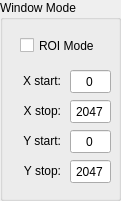
   <widget class="QGroupBox" name="groupBox_5">
    <property name="geometry">
     <rect>
      <x>460</x>
      <y>140</y>
      <width>121</width>
      <height>201</height>
     </rect>
    </property>
    <property name="title">
     <string>Window Mode</string>
    </property>
    <widget class="QCheckBox" name="chk_ROI_mode">
     <property name="geometry">
      <rect>
       <x>20</x>
       <y>35</y>
       <width>85</width>
       <height>21</height>
      </rect>
     </property>
     <property name="text">
      <string>ROI Mode</string>
     </property>
    </widget>
    <widget class="QLabel" name="label_10">
     <property name="geometry">
      <rect>
       <x>10</x>
       <y>160</y>
       <width>51</width>
       <height>21</height>
      </rect>
     </property>
     <property name="layoutDirection">
      <enum>Qt::LeftToRight</enum>
     </property>
     <property name="text">
      <string>Y stop:</string>
     </property>
     <property name="alignment">
      <set>Qt::AlignRight|Qt::AlignTrailing|Qt::AlignVCenter</set>
     </property>
    </widget>
    <widget class="QLineEdit" name="e_x_stop">
     <property name="geometry">
      <rect>
       <x>70</x>
       <y>100</y>
       <width>41</width>
       <height>23</height>
      </rect>
     </property>
     <property name="text">
      <string>2047</string>
     </property>
     <property name="alignment">
      <set>Qt::AlignCenter</set>
     </property>
    </widget>
    <widget class="QLabel" name="label_11">
     <property name="geometry">
      <rect>
       <x>10</x>
       <y>130</y>
       <width>51</width>
       <height>21</height>
      </rect>
     </property>
     <property name="layoutDirection">
      <enum>Qt::LeftToRight</enum>
     </property>
     <property name="text">
      <string>Y start:</string>
     </property>
     <property name="alignment">
      <set>Qt::AlignRight|Qt::AlignTrailing|Qt::AlignVCenter</set>
     </property>
    </widget>
    <widget class="QLabel" name="label_12">
     <property name="geometry">
      <rect>
       <x>10</x>
       <y>100</y>
       <width>51</width>
       <height>21</height>
      </rect>
     </property>
     <property name="layoutDirection">
      <enum>Qt::LeftToRight</enum>
     </property>
     <property name="text">
      <string>X stop:</string>
     </property>
     <property name="alignment">
      <set>Qt::AlignRight|Qt::AlignTrailing|Qt::AlignVCenter</set>
     </property>
    </widget>
    <widget class="QLabel" name="label_14">
     <property name="geometry">
      <rect>
       <x>10</x>
       <y>70</y>
       <width>51</width>
       <height>21</height>
      </rect>
     </property>
     <property name="layoutDirection">
      <enum>Qt::LeftToRight</enum>
     </property>
     <property name="text">
      <string>X start:</string>
     </property>
     <property name="alignment">
      <set>Qt::AlignRight|Qt::AlignTrailing|Qt::AlignVCenter</set>
     </property>
    </widget>
    <widget class="QLineEdit" name="e_y_stop">
     <property name="geometry">
      <rect>
       <x>70</x>
       <y>160</y>
       <width>41</width>
       <height>23</height>
      </rect>
     </property>
     <property name="text">
      <string>2047</string>
     </property>
     <property name="alignment">
      <set>Qt::AlignCenter</set>
     </property>
    </widget>
    <widget class="QLineEdit" name="e_y_start">
     <property name="geometry">
      <rect>
       <x>70</x>
       <y>130</y>
       <width>41</width>
       <height>23</height>
      </rect>
     </property>
     <property name="text">
      <string>0</string>
     </property>
     <property name="alignment">
      <set>Qt::AlignCenter</set>
     </property>
    </widget>
    <widget class="QLineEdit" name="e_x_start">
     <property name="geometry">
      <rect>
       <x>70</x>
       <y>70</y>
       <width>41</width>
       <height>23</height>
      </rect>
     </property>
     <property name="text">
      <string>0</string>
     </property>
     <property name="alignment">
      <set>Qt::AlignCenter</set>
     </property>
    </widget>
   </widget>
